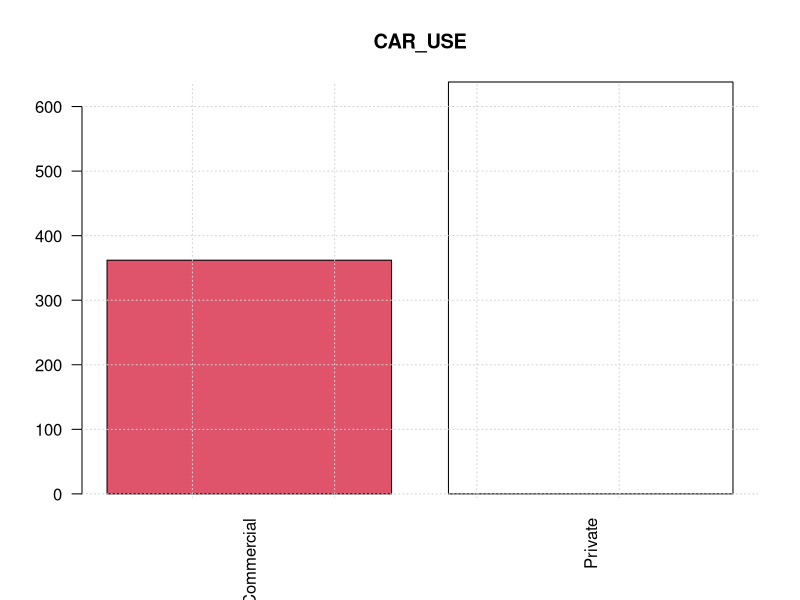
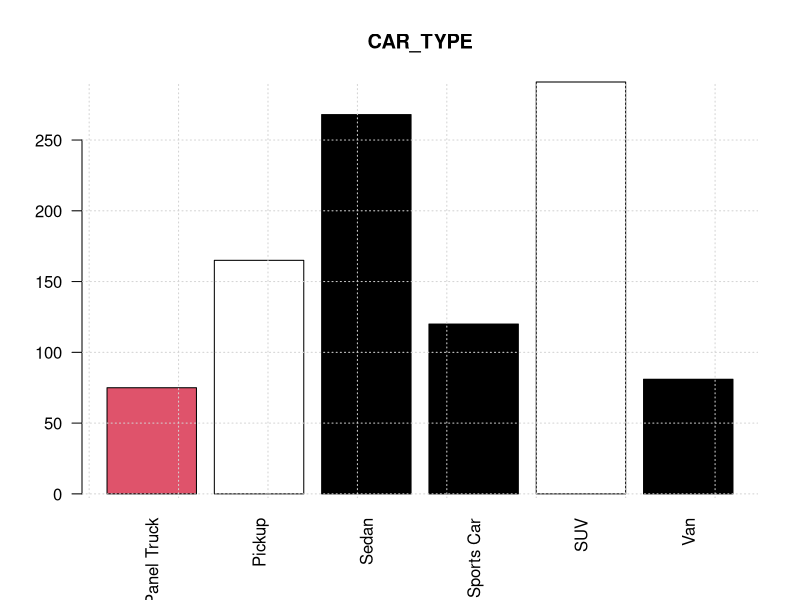
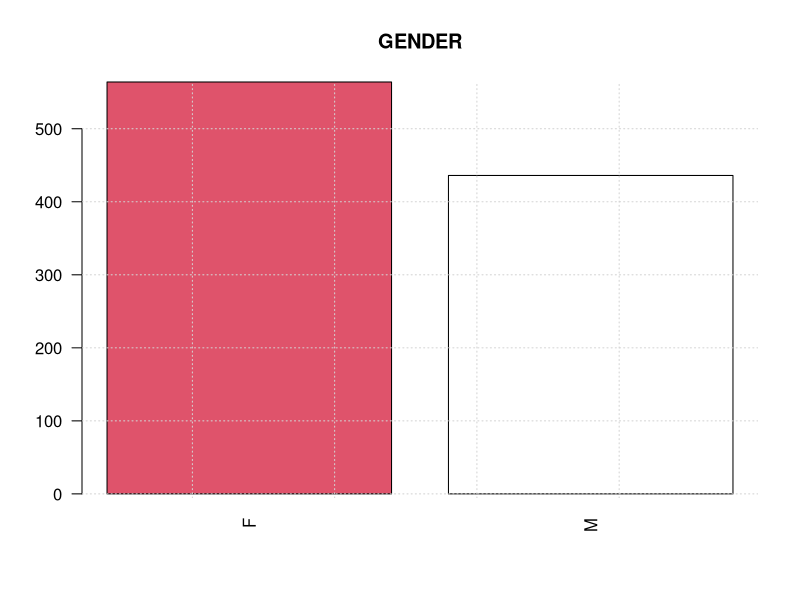
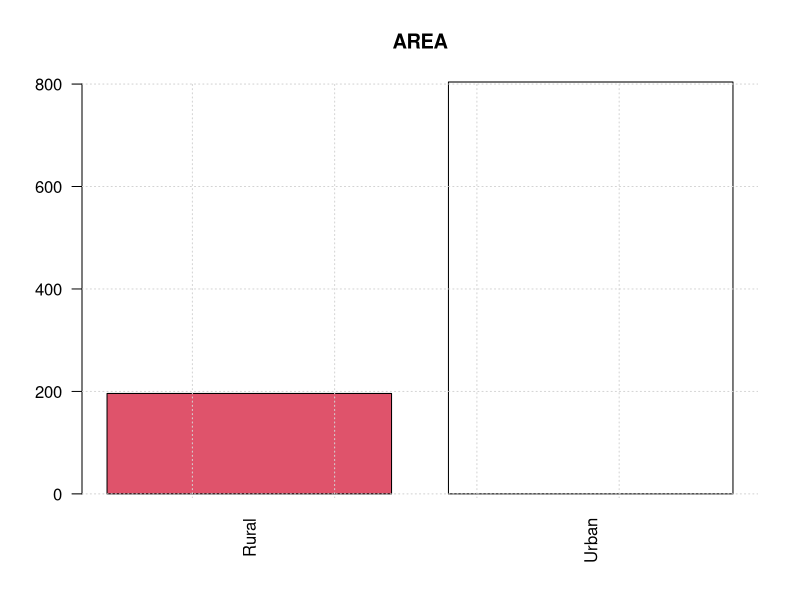
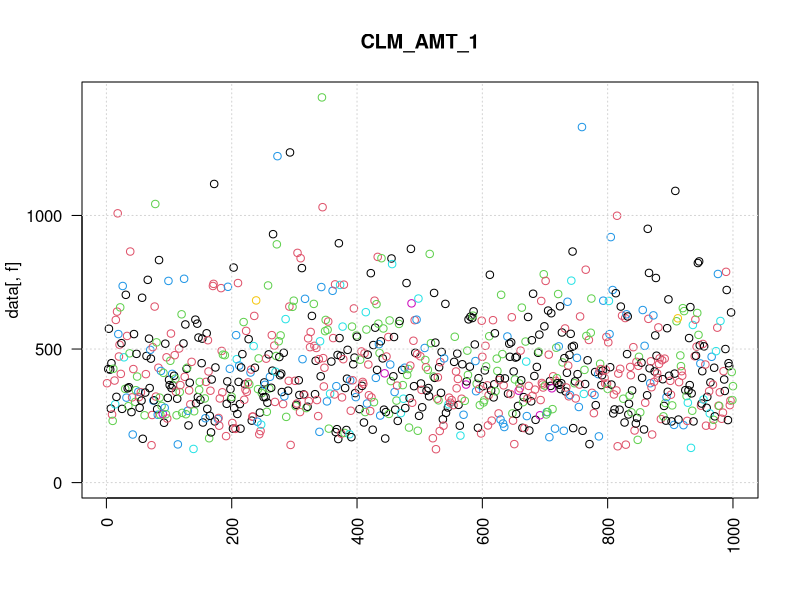
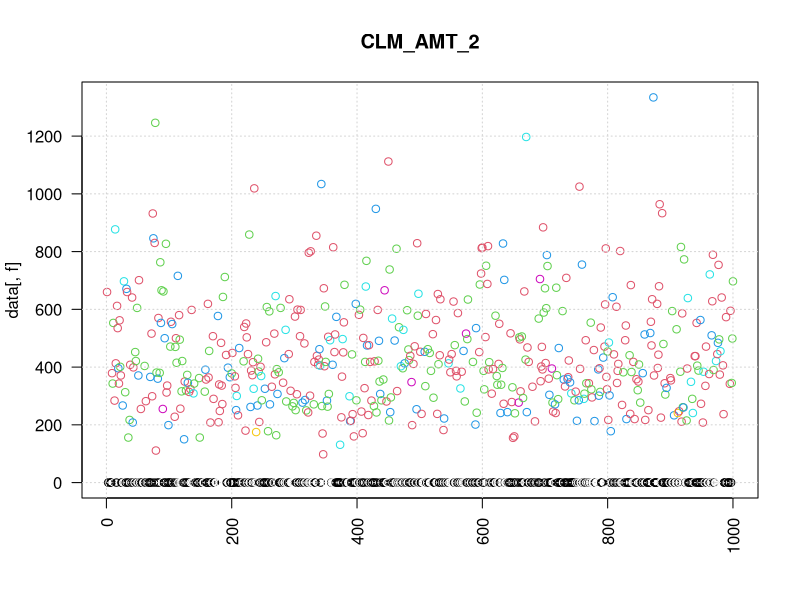
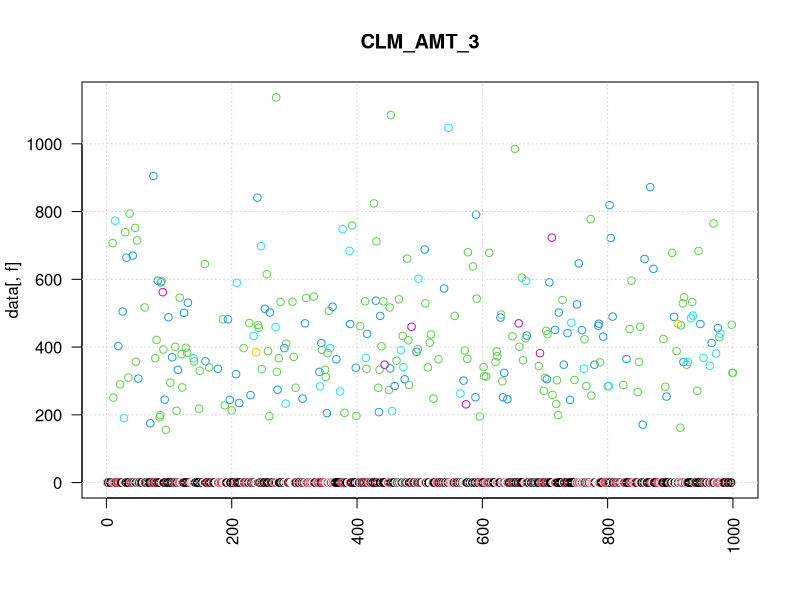
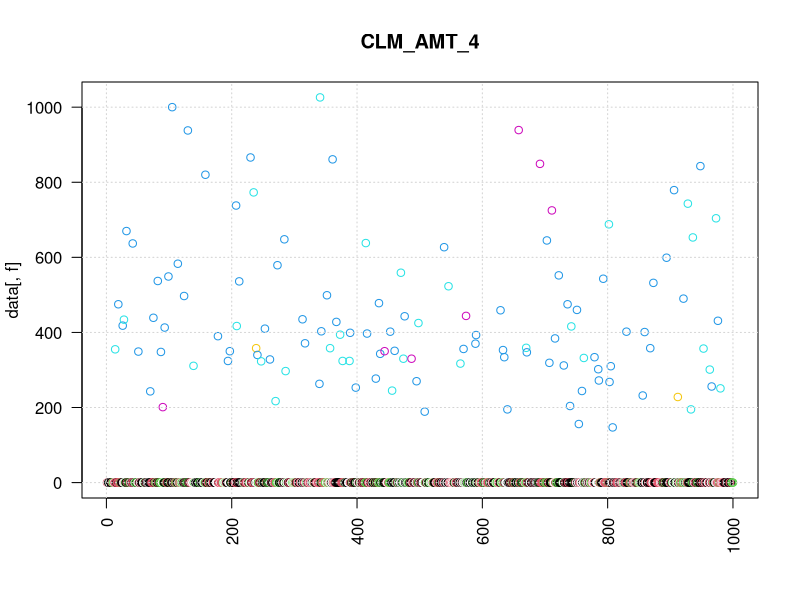

These charts were generated, in order, by the following R code:
############################################################################################################################
####################################################### Read libraries #####################################################
############################################################################################################################
library(readr) # Check encoding
library(magrittr) # Pipe operator
library(dplyr) # data wrangling
library(purrr) # efficient one liner pattern-matching
library(ggplot2) # additional graphics



############################################################################################################################
#################################################### Read and store data ###################################################
############################################################################################################################

data_orig <-read.csv(file = "DATA_SET_8.csv",sep = ";",encoding = "ASCII") %>%
  as.data.frame() # specify encodeing to use regex

#Always keep original data as is.
data <- data_orig
rm(data_orig) #memory management
############################################################################################################################
#################################################### Function Definitions ##################################################
############################################################################################################################
# Check whether number of claims matches the number of row entries.

# In the end store data here
############################################## Prototype ##################################################################
# models <- list( claim_freq_models = list (
#                                             poisson = list(
#                                                             pdf = function(lambda,x){
#                                                               return(lambda^x * exp(-lambda) / factorial((x)))}
#                                                             random_poisson = "to be defined",
#                                                             hist,
#                                                             lines),
#                                             
#                                             negative_binomial = list(
#                                                             pdf = function(r, p, k){return(choose((k+r-1),k) * p^r * (1-p)^k)}
#                                             )),
#                 claim_severity_models = list (
#                                             exponential = list(
#                                                           pdf = function(lambda,x){
#                                                             return(lambda *exp(-x*lambda))}),
#                                             gamma = list(
#                                                           pdf = function(alpha, lamba, x ){
#                                                             #no idea if the following works 
#                                                             if (x < 0) 
#                                                               {return(0.0) } 
#                                                             else 
#                                                               #needs gamma function 
#                                                               {return(lambda * exp(- lambda * x )*(lambda*x)^(alpha -1 )/1 )}
#                                                           }
#                                             ),
#                                             ))

##########################################################################################################################


pdf_poisson <- function(lambda,x){
  return(lambda^x * exp(-lambda) / factorial((x)))
}

pdf_exponential <- function(lambda,x){
  return(lambda *exp(-x*lambda))
}

#Our Own RNG? function?

# TODO 
random_poisson <- function(normal_vector){
  
}






############################################################################################################################
################################################# Data Quality Check #######################################################
############################################################################################################################
#Read data types
for(col in colnames(data)){
  print(typeof(data[,col]))
}
#[1] "integer"
#[2] "integer"
#[3] "character"  => should be numeric
#[4] "character"  => should be numeric
#[5] "character"  => should be numeric
#[6] "character"  => should be numeric
#[7] "character"  => should be numeric
#[8] "character"  => should be numeric
#[9] "character"  => should be numeric
#[10] "character" => should be numeric
#[11] "character" => should be numeric
#[12] "double"
#[13] "character"
#[14] "character"
#[15] "double"

##Careful conversion from string to numeric
#Count data amount in the columns to be converted
missing_data_count <- c() # To be used for validation after conversion
for(i in 3:9){
  counter <- 0
  for(j in 1:nrow(data)){
    if(is.na(data[j,i])){
      counter= counter + 1
    }
    missing_data_count[i-2] <- counter
  }
}
#Result: No missing data

#Use regex to remove potential white spaces.
for(i in 3:9){
    data[,i] <- gsub("\\s+", "", data[,i])
}

#Count data amount in the columns to be converted
zero_data_count <- c() # To be used for validation after conversion
for(i in 3:9){
  counter = 0
  for(j in 1:nrow(data)){
    if(data[j,i]=="-"){
      data[j,i]<-"0" #to make-sure conversion went correctly without NA coercion
      counter= counter + 1
    }
  }
  zero_data_count[i-2] <- counter
}

#Convert to numeric
for(i in 3:9){
    data[i] <- as.double(data[[i]])
}


zero_data_count_after_conversion <- c() # To be used for validation after conversion
for(i in 3:9){
  counter_2 = 0
  for(j in 1:nrow(data)){
    if(data[j,i]==0){
      counter_2= counter_2 + 1
    }
    zero_data_count_after_conversion[i-2] <- counter_2
  }
  counter_2 <- 0
}
# zero data count matches
# check correct conversion of -ve values
data[3][data[3]<0] #still exist
#check greater than 3 digit values
data[4][data[4]>999]


# Analyse negative values
negative_value_indices <- rep(FALSE,nrow(data))
for(i in 3:9){
  for(j in 1:nrow(data)){
    if(data[j,i]<0){
      negative_value_indices[j] <- TRUE
    }
  }
}
dplyr::filter(data,negative_value_indices)
#Result: We decided on excluding two policies with -ve CLM_AMT_1 values
data <- dplyr::filter(data,!negative_value_indices)



############################################################################################################################
################################################### Data Exploration #######################################################
############################################################################################################################


# Get summary of the data
summary(data)

features_cat <- c(  'CAR_USE',
                    'CAR_TYPE',
                    'GENDER',
                    'AREA')

# convert to factors for plotting
for (v in features_cat) {
  data[,v] <- as.factor(data[,v])
}


features_int <- 'Age'


claims_amounts <- c('CLM_AMT_1',
                    'CLM_AMT_2',
                    'CLM_AMT_3',
                    'CLM_AMT_4',
                    'CLM_AMT_5',
                    'CLM_AMT_6',
                    'CLM_AMT_7')



for (f in features_cat) {
  plot(data[,f], main=f, xlab='', las=2,col=data$CLM_FREQ)
  grid()
}
# Results: (%-wise)
# Rural has higher impact on the number of claims
# Being Female has higher impact on the number of claims
# Panel truck has higher impact on the number of claims
# Commercial car use has higher impact on the number of claims


for (f in claims_amounts) {
  plot(data[,f], main=f, xlab='' ,las=2,col=data$CLM_FREQ)
  grid()
}
#CLM_AMT_6 and CLM_AMT_7 rare occurrence


plot(data$CLM_FREQ, data$AGE, main='Age', xlab='',las = 2)
grid()


############################################################################################################################
#################################################### Q1 Check Poisson ######################################################
############################################################################################################################

#We check the expected number of claims per policy
#N~Poi(lambda_hat)


#Maximum likelihood Estimator for poisson case to estimate lambda
lambda_hat <- 1/length(data$CLM_FREQ) * sum(data$CLM_FREQ)


claims <- data$CLM_FREQ
hist(claims, breaks = 30, freq = FALSE, main = "Empirical Histogram with Theoretical PDF")
#overlay density
x <- seq(0,10,length.out = 1000)
y <- pdf_poisson(lambda_hat,x) #Theoretical Distribution
lines(x,y)


#Monte Carlo Estimator with the same parameter lambda


#Mixed Poisson Approach N follows  LAMBDA which it self follows Poi(lambda_hat)?

############################################################################################################################
############################################# Q1 Check Negative binomial ###################################################
############################################################################################################################






#Hi Mohamed this is some change I am doing


############################################################################################################################
############################################# Q2 Check Exponential #########################################################
############################################################################################################################

claim_size_vector <- apply(data[,3:9],1 ,sum)

hist(claim_size_vector,breaks = 20,freq = FALSE, main = "Empirical Histogram with Theoretical PDF")
x <- seq(0,3500,length.out = 1000)

#Maximum Likelihood Estimator
lambda_hat <- 1 / (1/nrow(data) * sum(claim_size_vector))
y <- pdf_exponential(lambda_hat,x) #Theoretical Distribution
lines(x,y)


#tonia


